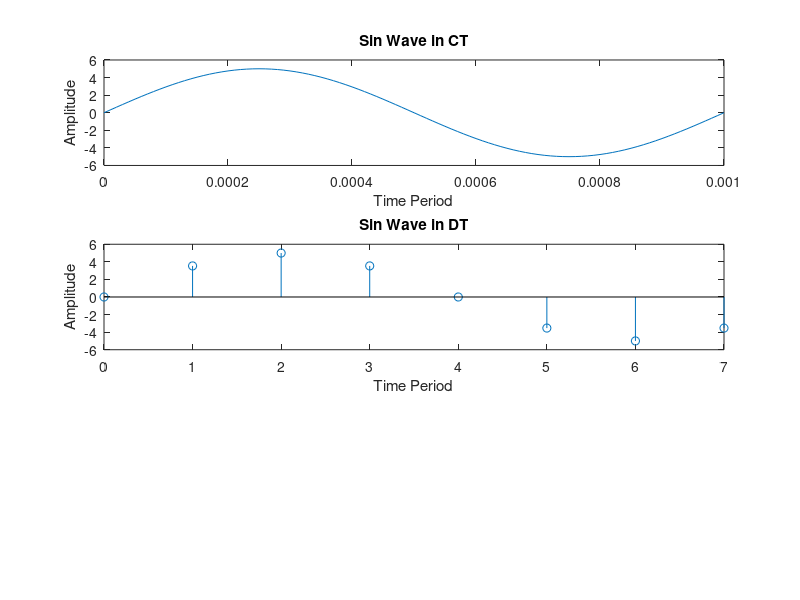

This figure's MATLAB source: (Note: this script raises an error after producing the figure.)
clc;
clear all;
close all;
%Display of CT sine wave
A = 5;
F = 1000;
T = 1/F;
t = 0:T/100:T;
y = A*sin(2*pi*F*t)
subplot(3,1,1);
plot(t,y);
title("Sin Wave in CT");
xlabel("Time Period");
ylabel("Amplitude");
%Display of DT sine signal
N = 8;
n = 0:N-1;
fs = 8000;
f = F/fs;
y1 = A*sin(2*pi*n*f)
subplot(3,1,2);
stem(n,y1);
title("Sin Wave in DT");
xlabel("Time Period");
ylabel("Amplitude");
%Find frequency components of sin wave using N point
DFT
y2 = fft(y1,N)
y2mag = abs(y2)
subplot(3,1,3);
stem(n,y2mag);
title("DFT");

%Frequency content of Audio Signal
clc;
clear all;
close all;
[y,Fs] = audioread('flute.wav');
disp(Fs);
L = length(y)
%Continuous Signal
t =0:L-1;
subplot(4,1,1);
plot(t,y);
title('Original File');
xlabel("Time Period");
ylabel("Amplitude");
%Frequency Response
n = 0:L-1;
y1 = fft(y,L)
y1mag = abs(y1)
subplot(4,1,2);
stem(n,y1mag);
title("DFT");
xlabel("Time Period");
ylabel("Amplitude");
%Display small segment of original signal
u=12
disp(['u=',num2str(u)]);
xlen1 = ceil((L)/u);
disp(['xlen1',num2str(xlen1)]);
v=1;
disp(['v=',num2str(v)]);
for r=1:xlen1
p1(r) = y((v-1)*xlen1+r);
end
t1 = (0:length(p1)-1);
subplot(4,1,3);

plot(t1,p1);
xlabel("Time Period");
ylabel('p1(n)');
%FFT
p1FFT = abs(fft(p1,xlen1));
n =0:xlen1-1;
subplot(4,1,4);
stem(n,p1FFT);
xlabel("Discrete Frequency k");
ylabel('p1FFT(k)');
